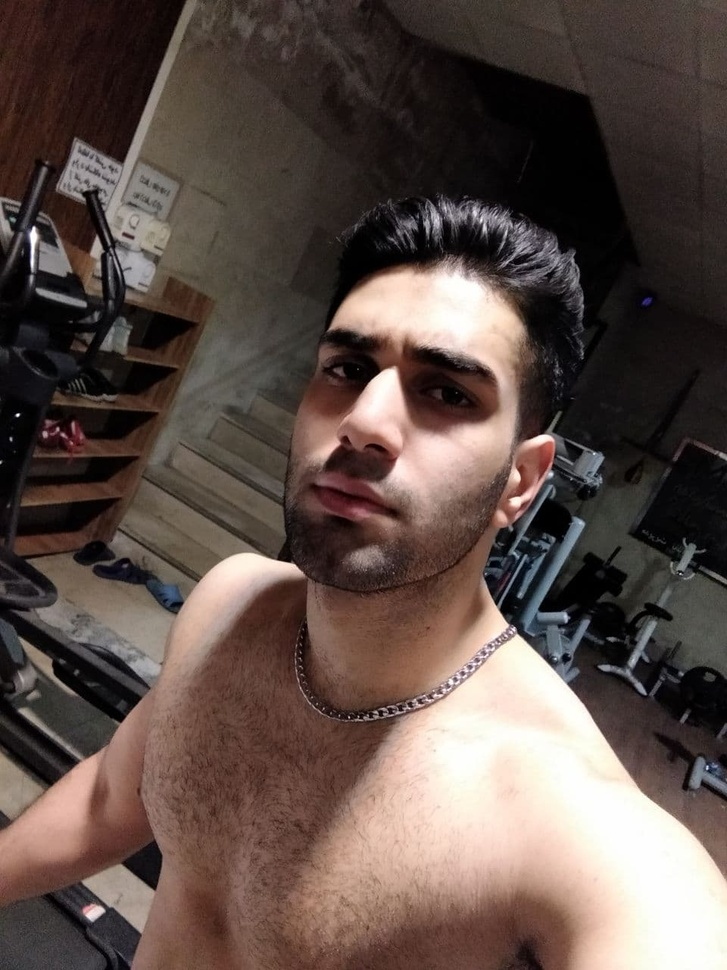
#> input picture image.jpg, 727 x 970 px, shrunk from 960 x 1280 before the run, given in place of the camera
$ python index.py
#> lines starting #> are read from the running program, lines starting #| are printed output that depends on the picture
#> further down, frame is the input picture: shape (970, 727, 3); mean B, G, R 72.8, 78.9, 94.2
from cv2 import cv2
import numpy as np

# Our sketch generating function


def sketch(image):
    # Convert image to grayscale
    img_gray = cv2.cvtColor(image, cv2.COLOR_BGR2GRAY)
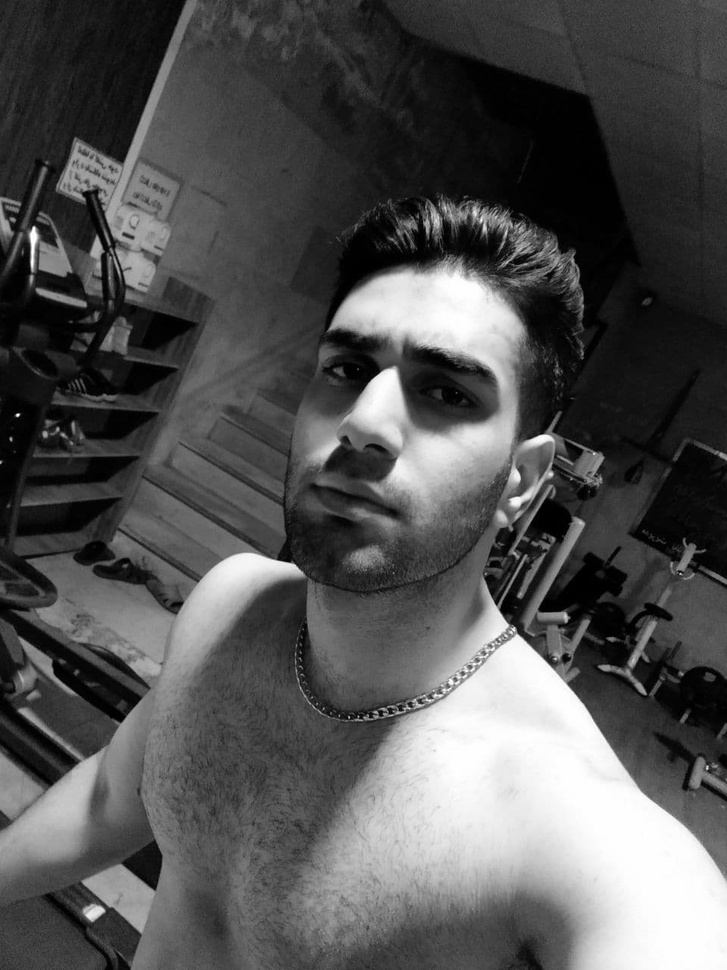
#> img_gray: shape (970, 727); min 0, max 255, mean 82.8

    # Clean up image using Guassian Blur
    img_gray_blur = cv2.GaussianBlur(img_gray, (5, 5), 0)

    # Extract edges
    canny_edges = cv2.Canny(img_gray_blur, 10, 70)
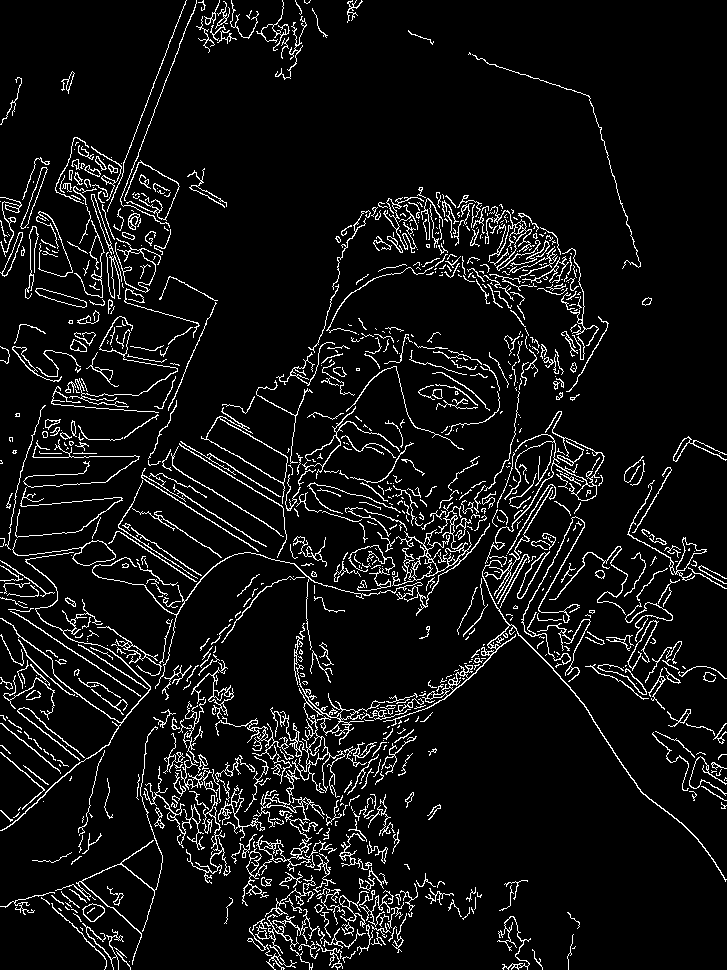
#> canny_edges: shape (970, 727); 7.3% white in thin lines or dots

    # Do an invert binarize the image
    ret, mask = cv2.threshold(canny_edges, 70, 255, cv2.THRESH_BINARY_INV)
#> mask: shape (970, 727); 92.7% white; black in thin lines or dots
    return mask


# Initialize webcam, cap is the object provided by VideoCapture
# It contains a boolean indicating if it was successful (ret)
# It also contains the images collected from the webcam (frame)
cap = cv2.VideoCapture(-1)

while True:
    ret, frame = cap.read()
    cv2.imshow("Our Live Sketcher", sketch(frame))
    if cv2.waitKey(1) == 13:  # 13 is the Enter Key
#> (key Esc is pressed here)
        break

# Release camera and close windows
cap.release()
cv2.destroyAllWindows()
